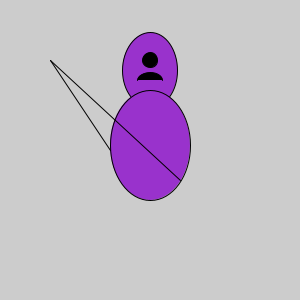
Frame 1 (no input)
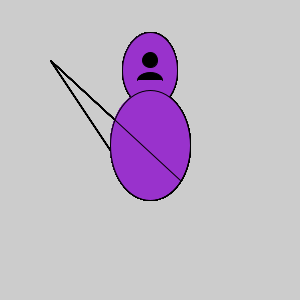
Frame 60 (the mouse pressed at the canvas centre just before this capture)
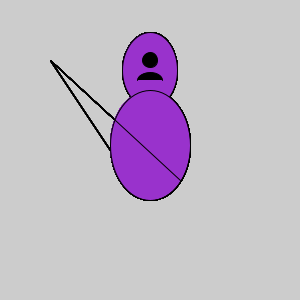
Frame 120 (the mouse held since frame 60 and released just before this capture)

The Processing sketch that drew these frames (run headless with seeded random() and noise(); from frame 60 on, the mouse is pressed at the canvas centre):

// Processing sketch: Cyclops
// ── Cyclops.pde
int x= 150;
int y= 150;


void setup()
{
  size(300,300);
  }
  
void draw ()
  {
    
    
    fill (153,50,204);
    ellipse (x,y-80, 55,75);
    
  
  
 body ();
 eye ();
    frown ();
    arms ();
  }
  
 void body ()
 {
   ellipse (x, y-5, 80,110);
 }
 
 void eye ()
 {
 fill (0,0,0);
    ellipse (x, y-90, 15,15);
 }
  
  void frown ()
  {
    
    arc (x, y-70, 25,15, PI, TWO_PI); 
  }
  
  void arms ()
  {
    line (110,150,50,60);
    line (180,180,50,60);
  }
